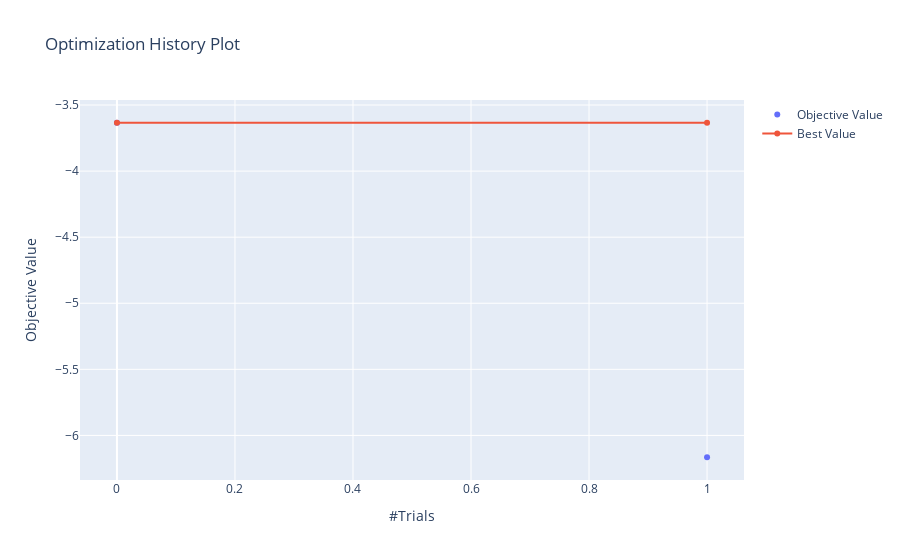

Notebook source saved alongside this figure:
### Code cell
optuna.visualization.plot_optimization_history(study)

### Figure 1 — Plotly figure (JSON) as saved in the notebook; plotly's stock layout.template omitted (floating-point values rounded to 4 significant figures)
{"data": [{"mode": "markers", "name": "Objective Value", "type": "scatter", "x": [0, 1], "y": [-3.634, -6.165]}, {"name": "Best Value", "type": "scatter", "x": [0, 1], "y": [-3.634, -3.634]}], "layout": {"title": {"text": "Optimization History Plot"}, "xaxis": {"title": {"text": "#Trials"}}, "yaxis": {"title": {"text": "Objective Value"}}}}
